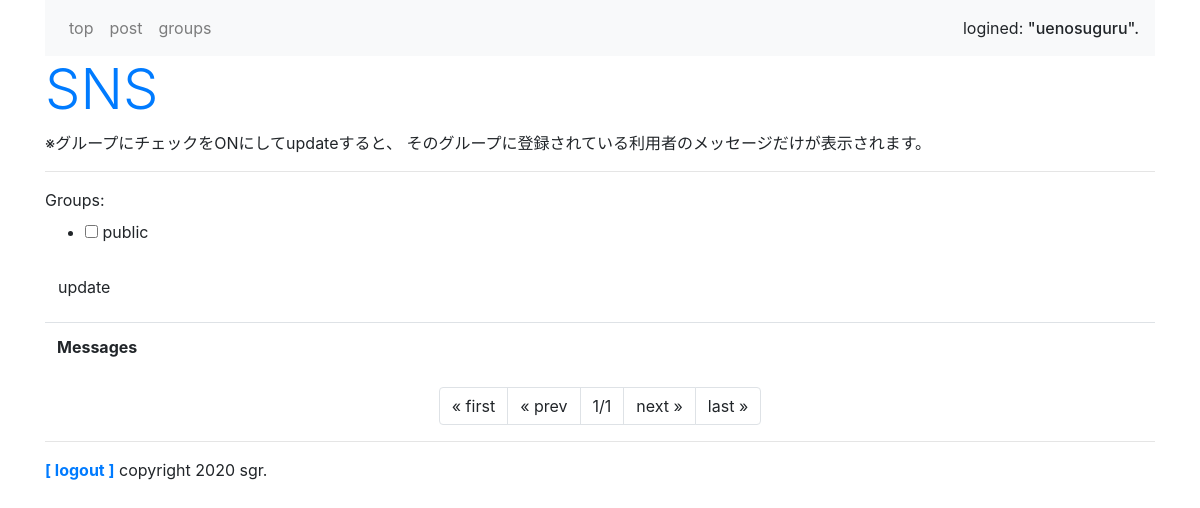
Page /sns/ (signed in) on the earlier database version.
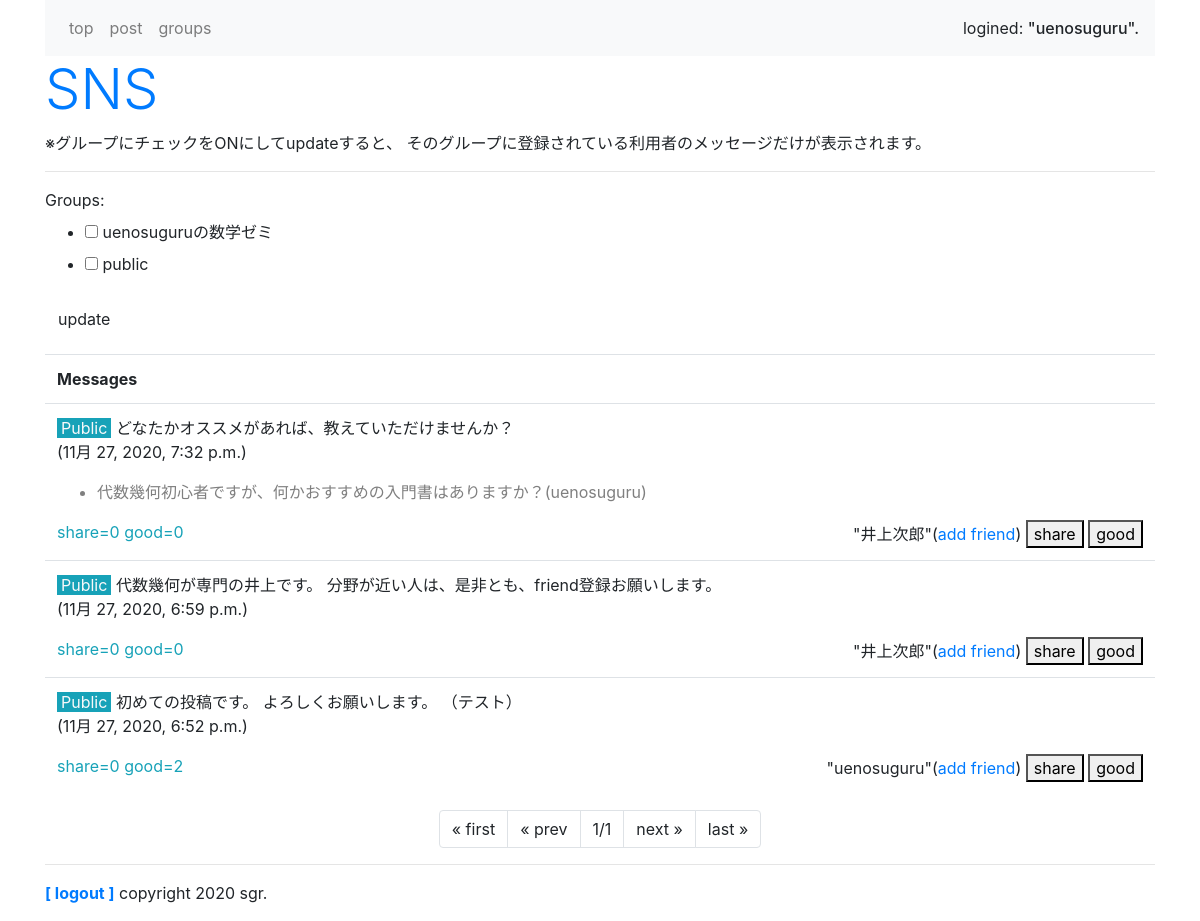
Same page on the later database version.
### sns/models.py (models this page shows)
class Message(models.Model):
  owner = models.ForeignKey(User, on_delete=models.CASCADE, related_name='message_owner')
  group = models.ForeignKey('Group',on_delete=models.CASCADE)
  content = models.TextField(max_length=1000)
  share_id = models.IntegerField(default=-1)
  good_count = models.IntegerField(default=0)
  share_count = models.IntegerField(default=0)
  put_date = models.DateTimeField(auto_now_add=True)
  def __str__(self):
    return str(self.content) + '(' + str(self.owner) + ')'
  def get_share(self):
    return Message.objects.get(id=self.share_id)
  class Meta:
    ordering = ('-put_date',)

### sns/views.py (the view)
# urls.py: path('', views.index, name = "index"),
@login_required(login_url='/admin/login/')
def index(request, page=1):
  (public_user, public_group) = get_public()
  if request.method == 'POST':
    checkform = GroupCheckForm(request.user, request.POST)
    glist = []
    for item in request.POST.getlist('groups'):
      glist.append(item)
    messages = get_your_group_message(request.user, glist, page)
  else:
    checkform = GroupCheckForm(request.user)
    gps = Group.objects.filter(owner=request.user)
    glist = [public_group.title]
    for item in gps:
      glist.append(item)
    messages = get_your_group_message(request.user, glist, page)
  params = {
    'login_user':request.user,
    'contents':messages,
    'check_form':checkform,
  }
  return render(request, 'sns/index.html', params)

### sns/forms.py
class GroupCheckForm(forms.Form):
  def __init__(self, user, *args, **kwargs):
    super(GroupCheckForm, self).__init__(*args, **kwargs)
    public = User.objects.filter(username='public').first()
    self.fields['groups'] = forms.MultipleChoiceField(choices=[(item.title, item.title) for item in Group.objects.filter(owner__in=[user, public])], widget=forms.CheckboxSelectMultiple(),)

### sns/models.py (called while the page is built)
  def __str__(self):
    return '<' + self.title + '(' + str(self.owner) + ')>'

### sns/views.py (called while the page is built)
def get_your_group_message(owner, glist, page):
  page_num = 10 #1ページあたりの表示数
  (public_user, public_group) = get_public()
  groups = Group.objects.filter(Q(owner=owner)|Q(owner=public_user)).filter(title__in=glist)
  me_friens = Friend.objects.filter(group__in=groups)
  me_users = []
  for f in me_friens:
    me_users.append(f.user)
  his_groups = Group.objects.filter(owner__in=me_users)
  his_friends = Friend.objects.filter(user=owner).filter(group__in=his_groups)
  me_groups = []
  for hf in his_friends:
    me_groups.append(hf.group)
  messages = Message.objects.filter(Q(group__in=groups)|Q(group__in=me_groups))
  page_item = Paginator(messages, page_num)
  return page_item.get_page(page)

def get_public():
  public_user = User.objects.filter(username='public').first()
  public_group = Group.objects.filter(owner=public_user).first()
  return (public_user, public_group)

### sns/templates/sns/index.html (shortened to what this page needs)
{% extends 'sns/layout.html' %}
{% block header %}
<h1 class="display-4 text-primary">SNS</h1>
<p>※グループにチェックをONにしてupdateすると、
  そのグループに登録されている利用者のメッセージだけが表示されます。
</p>
{% endblock %}
{% block content %}
<hr>
<div>
  <form action="{% url 'index' %}" method="POST" name="group_form">
    {{ check_form }}
    <div>
      <button class="btn rtn-primary">update</button>
    </div>
  </form>
</div>
<table class="table mt-3">
  <tr><th>Messages</th></tr>
  {% for item in contents %}
  <tr><td>
    <p class="my-0">
      {% if item.group.title == 'public' %}
      <span class="bg-info text-light px-1">Public</span>
      {% else %}
      <span class="bg-info text-light px-1">{{ item.group.title }}</span>
      {% endif %}
      {{ item.content }}
    </p>
    <p>({{ item.put_date }})</p>
    {% if item.share_id > 0 %}
    <ul><li class="text-black-50">{{item.get_share}}</li></ul>
    {% endif %}
    <span class="float-left text-info">share={{ item.share_count }} good={{ item.good_count }}</span>
    <span class="float-right">
      "{{ item.owner }}"(<a href="{% url 'add' %}?name={{item.owner}}">add friend</a>)
      <a href="{% url 'share' item.id %}"><button class="py-0">share</button></a>
      <a href="{% url 'good' item.id %}"><button class="py-0">good</button></a>
    </span>
  </td></tr>
  {% endfor %}
</table>
<ul class="pagination justify-content-center">
  {% if contents.has_previous %}
    <li class="page-item"><a href="javascript:sendGroupForm(1);" class="page-link">&laquo; first</a></li>
    <li class="page-item"><a href="javascript:sendGroupForm({{ contents.previous_page_number }});" class="page-link">&laquo; prev</a></li>
    {% else %}
    <li class="page-item"><a class="page-link">&laquo; first</a></li>
    <li class="page-item"><a class="page-link">&laquo; prev</a></li>
    {% endif %}
    <li class="page-item"><a class="page-link">{{contents.number}}/{{contents.paginator.num_pages}}</a></li>
    {% if contents.has_next %}
    <li class="page-item"><a href="javascript:sendGroupForm({{contents.next_page_number}});" class="page-link">next &raquo;</a></li>
    <li class="page-item"><a href="javascript:sendGroupForm({{contents.paginator.num_pages}});" class="page-link">last &raquo;</a></li>
    {% else %}
    <li class="page-item"><a class="page-link">next &raquo;</a></li>
    <li class="page-item"><a class="page-link">last &raquo;</a></li>
    {% endif %}
</ul>
{% endblock %}

### sns/templates/sns/layout.html (shortened to what this page needs)
{% load static %}
<!DOCTYPE html>
<html lang="ja">
  <head>
    <link rel="stylesheet" href="https://stackpath.bootstrapcdn.com/bootstrap/4.2.1/css/bootstrap.min.css">
  </head>
  <body class="container">
    <nav class="navbar navbar-expand navbar-light bg-light">
      <ul class="navbar-nav mr-auto">
        <li class="nav-item"><a href="{% url 'index' %}" class="nav-link">top</a></li>
        <li class="nav-item"><a href="{% url 'post' %}" class="nav-link">post</a></li>
        <li class="nav-item"><a href="{% url 'groups' %}" class="nav-link">groups</a></li>
      </ul>
      <span>logined: <span class="h6">"{{login_user}}".</span></span>
    </nav>
    <div>{% block header %}{% endblock %}</div>
    <div class="content">{% block content %}{% endblock %}</div>
    <hr>
    <div class="my-3">
      <span class="font-weight-bold"><a href="/admin/logout?next=/sns/">[ logout ]</a></span>
      <span class="flout-right">copyright 2020 sgr.</span>
    </div>
  </body>
</html>

Differences in the rows shown:
added Message: shows "Public", content "どなたかオススメがあれば、教えていただけませんか？", put_date "11月 27, 2020, 7:32 p.m.", get_share "代数幾何初心者ですが、何かおすすめの入門書はありますか？(uenosuguru)", share_count "0", good_count "0", owner "井上次郎"
added Message: shows "Public", content "代数幾何が専門の井上です。 分野が近い人は、是非とも、friend登録お願いします。", put_date "11月 27, 2020, 6:59 p.m.", share_count "0", good_count "0", owner "井上次郎"
added Message: shows "Public", content "初めての投稿です。 よろしくお願いします。 （テスト）", put_date "11月 27, 2020, 6:52 p.m.", share_count "0", good_count "2", owner "uenosuguru"
Other differences:
form field groups: "☐" → "☐ ☐"
text no longer shown: "Groups: public"
text now shown: "Groups: uenosuguruの数学ゼミ public"
